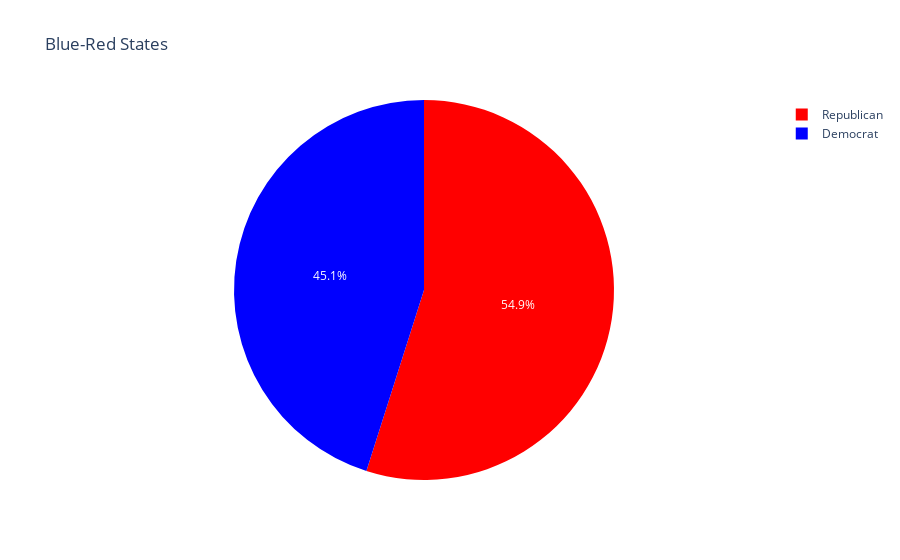

Source (notebook cell):
### Code cell
import plotly.express as px

px.pie(grouped_states, names='Gov_Political_Affiliation', color='Gov_Political_Affiliation', color_discrete_map={'Republican':'red',
                                 'Democrat':'blue'}, title="Blue-Red States")

### Figure 1 — Plotly figure (JSON) as saved in the notebook; plotly's stock layout.template omitted (floating-point values rounded to 4 significant figures)
{"data": [{"customdata": [["Republican"], ["Republican"], ["Republican"], ["Republican"], ["Democrat"], ["Democrat"], ["Democrat"], ["Democrat"], ["Democrat"], ["Republican"], ["Republican"], ["Democrat"], ["Republican"], ["Democrat"], ["Republican"], ["Republican"], ["Democrat"], ["Democrat"], ["Democrat"], ["Democrat"], ["Republican"], ["Republican"], ["Democrat"], ["Democrat"], ["Republican"], ["Republican"], ["Republican"], ["Republican"], ["Democrat"], ["Republican"], ["Democrat"], ["Democrat"], ["Democrat"], ["Democrat"], ["Republican"], ["Republican"], ["Republican"], ["Democrat"], ["Democrat"], ["Democrat"], ["Republican"], ["Republican"], ["Republican"], ["Republican"], ["Republican"], ["Republican"], ["Republican"], ["Democrat"], ["Republican"], ["Democrat"], ["Republican"]], "domain": {"x": [0, 1], "y": [0, 1]}, "hovertemplate": "Gov_Political_Affiliation=%{customdata[0]}<extra></extra>", "labels": ["Republican", "Republican", "Republican", "Republican", "Democrat", "Democrat", "Democrat", "Democrat", "Democrat", "Republican", "Republican", "Democrat", "Republican", "Democrat", "Republican", "Republican", "Democrat", "Democrat", "Democrat", "Democrat", "Republican", "Republican", "Democrat", "Democrat", "Republican", "Republican", "Republican", "Republican", "Democrat", "Republican", "Democrat", "Democrat", "Democrat", "Democrat", "Republican", "Republican", "Republican", "Democrat", "Democrat", "Democrat", "Republican", "Republican", "Republican", "Republican", "Republican", "Republican", "Republican", "Democrat", "Republican", "Democrat", "Republican"], "legendgroup": "", "marker": {"colors": ["red", "red", "red", "red", "blue", "blue", "blue", "blue", "blue", "red", "red", "blue", "red", "blue", "red", "red", "blue", "blue", "blue", "blue", "red", "red", "blue", "blue", "red", "red", "red", "red", "blue", "red", "blue", "blue", "blue", "blue", "red", "red", "red", "blue", "blue", "blue", "red", "red", "red", "red", "red", "red", "red", "blue", "red", "blue", "red"]}, "name": "", "showlegend": true, "type": "pie"}], "layout": {"legend": {"tracegroupgap": 0}, "title": {"text": "Blue-Red States"}}}
